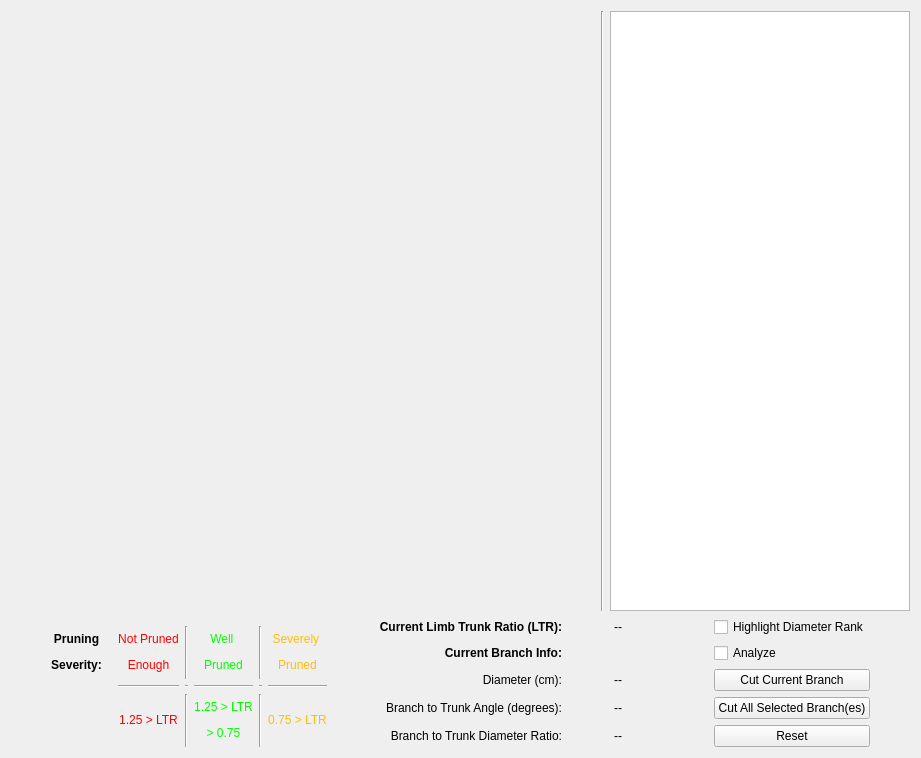
      <widget class="QWidget" name="manual">
       <attribute name="title">
        <string>Manual</string>
       </attribute>
       <layout class="QGridLayout" name="gridLayout_5">
        <item row="1" column="1">
         <layout class="QGridLayout" name="gridLayout">
          <item row="1" column="2">
           <spacer name="horizontalSpacer_7">
            <property name="orientation">
             <enum>Qt::Horizontal</enum>
            </property>
            <property name="sizeType">
             <enum>QSizePolicy::Preferred</enum>
            </property>
            <property name="sizeHint" stdset="0">
             <size>
              <width>40</width>
              <height>20</height>
             </size>
            </property>
           </spacer>
          </item>
          <item row="4" column="3">
           <widget class="QLabel" name="label_3">
            <property name="sizePolicy">
             <sizepolicy hsizetype="Preferred" vsizetype="Minimum">
              <horstretch>0</horstretch>
              <verstretch>0</verstretch>
             </sizepolicy>
            </property>
            <property name="minimumSize">
             <size>
              <width>0</width>
              <height>20</height>
             </size>
            </property>
            <property name="text">
             <string>&lt;html&gt;&lt;head/&gt;&lt;body&gt;&lt;p align=&quot;right&quot;&gt;Branch to Trunk Diameter Ratio:&lt;/p&gt;&lt;/body&gt;&lt;/html&gt;</string>
            </property>
           </widget>
          </item>
          <item row="0" column="6">
           <widget class="QCheckBox" name="cb_hlrank">
            <property name="text">
             <string>Highlight Diameter Rank</string>
            </property>
           </widget>
          </item>
          <item row="3" column="6">
           <widget class="QPushButton" name="pb_cut1">
            <property name="sizePolicy">
             <sizepolicy hsizetype="Minimum" vsizetype="Fixed">
              <horstretch>0</horstretch>
              <verstretch>0</verstretch>
             </sizepolicy>
            </property>
            <property name="text">
             <string>Cut All Selected Branch(es)</string>
            </property>
           </widget>
          </item>
          <item row="3" column="3">
           <widget class="QLabel" name="label_2">
            <property name="sizePolicy">
             <sizepolicy hsizetype="Preferred" vsizetype="Fixed">
              <horstretch>0</horstretch>
              <verstretch>0</verstretch>
             </sizepolicy>
            </property>
            <property name="minimumSize">
             <size>
              <width>0</width>
              <height>20</height>
             </size>
            </property>
            <property name="text">
             <string>&lt;html&gt;&lt;head/&gt;&lt;body&gt;&lt;p align=&quot;right&quot;&gt;Branch to Trunk Angle (degrees):&lt;/p&gt;&lt;/body&gt;&lt;/html&gt;</string>
            </property>
           </widget>
          </item>
          <item row="0" column="4">
           <widget class="QLabel" name="lb_ltratio1">
            <property name="text">
             <string>&lt;html&gt;&lt;head/&gt;&lt;body&gt;&lt;p align=&quot;center&quot;&gt;--&lt;/p&gt;&lt;/body&gt;&lt;/html&gt;</string>
            </property>
           </widget>
          </item>
          <item row="0" column="3">
           <widget class="QLabel" name="label_11">
            <property name="minimumSize">
             <size>
              <width>0</width>
              <height>20</height>
             </size>
            </property>
            <property name="text">
             <string>&lt;html&gt;&lt;head/&gt;&lt;body&gt;&lt;p align=&quot;right&quot;&gt;&lt;span style=&quot; font-weight:600;&quot;&gt;Current Limb Trunk Ratio (LTR):&lt;/span&gt;&lt;/p&gt;&lt;/body&gt;&lt;/html&gt;</string>
            </property>
           </widget>
          </item>
          <item row="1" column="6">
           <widget class="QCheckBox" name="cb_analyze">
            <property name="text">
             <string>Analyze</string>
            </property>
           </widget>
          </item>
          <item row="3" column="4">
           <widget class="QLabel" name="lb_angle1">
            <property name="sizePolicy">
             <sizepolicy hsizetype="Preferred" vsizetype="Minimum">
              <horstretch>0</horstretch>
              <verstretch>0</verstretch>
             </sizepolicy>
            </property>
            <property name="minimumSize">
             <size>
              <width>100</width>
              <height>0</height>
             </size>
            </property>
            <property name="text">
             <string>&lt;html&gt;&lt;head/&gt;&lt;body&gt;&lt;p align=&quot;center&quot;&gt;--&lt;/p&gt;&lt;/body&gt;&lt;/html&gt;</string>
            </property>
            <property name="alignment">
             <set>Qt::AlignCenter</set>
            </property>
           </widget>
          </item>
          <item row="2" column="6">
           <widget class="QPushButton" name="pb_cutCur1">
            <property name="text">
             <string>Cut Current Branch</string>
            </property>
           </widget>
          </item>
          <item row="4" column="6">
           <widget class="QPushButton" name="pb_reset1">
            <property name="text">
             <string>Reset</string>
            </property>
           </widget>
          </item>
          <item row="1" column="3">
           <widget class="QLabel" name="label_4">
            <property name="minimumSize">
             <size>
              <width>0</width>
              <height>20</height>
             </size>
            </property>
            <property name="text">
             <string>&lt;html&gt;&lt;head/&gt;&lt;body&gt;&lt;p align=&quot;right&quot;&gt;&lt;span style=&quot; font-weight:600;&quot;&gt;Current Branch Info:&lt;/span&gt;&lt;/p&gt;&lt;/body&gt;&lt;/html&gt;</string>
            </property>
           </widget>
          </item>
          <item row="2" column="4">
           <widget class="QLabel" name="lb_diameter1">
            <property name="sizePolicy">
             <sizepolicy hsizetype="Preferred" vsizetype="Minimum">
              <horstretch>0</horstretch>
              <verstretch>0</verstretch>
             </sizepolicy>
            </property>
            <property name="minimumSize">
             <size>
              <width>100</width>
              <height>0</height>
             </size>
            </property>
            <property name="text">
             <string>&lt;html&gt;&lt;head/&gt;&lt;body&gt;&lt;p align=&quot;center&quot;&gt;--&lt;/p&gt;&lt;/body&gt;&lt;/html&gt;</string>
            </property>
            <property name="alignment">
             <set>Qt::AlignCenter</set>
            </property>
           </widget>
          </item>
          <item row="4" column="4">
           <widget class="QLabel" name="lb_ratio1">
            <property name="sizePolicy">
             <sizepolicy hsizetype="Preferred" vsizetype="Minimum">
              <horstretch>0</horstretch>
              <verstretch>0</verstretch>
             </sizepolicy>
            </property>
            <property name="minimumSize">
             <size>
              <width>100</width>
              <height>0</height>
             </size>
            </property>
            <property name="text">
             <string>&lt;html&gt;&lt;head/&gt;&lt;body&gt;&lt;p align=&quot;center&quot;&gt;--&lt;/p&gt;&lt;/body&gt;&lt;/html&gt;</string>
            </property>
            <property name="alignment">
             <set>Qt::AlignCenter</set>
            </property>
           </widget>
          </item>
          <item row="2" column="3">
           <widget class="QLabel" name="label">
            <property name="sizePolicy">
             <sizepolicy hsizetype="Preferred" vsizetype="Fixed">
              <horstretch>0</horstretch>
              <verstretch>0</verstretch>
             </sizepolicy>
            </property>
            <property name="minimumSize">
             <size>
              <width>0</width>
              <height>20</height>
             </size>
            </property>
            <property name="text">
             <string>&lt;html&gt;&lt;head/&gt;&lt;body&gt;&lt;p align=&quot;right&quot;&gt;Diameter (cm):&lt;/p&gt;&lt;/body&gt;&lt;/html&gt;</string>
            </property>
           </widget>
          </item>
          <item row="2" column="5">
           <spacer name="horizontalSpacer_6">
            <property name="orientation">
             <enum>Qt::Horizontal</enum>
            </property>
            <property name="sizeType">
             <enum>QSizePolicy::Preferred</enum>
            </property>
            <property name="sizeHint" stdset="0">
             <size>
              <width>40</width>
              <height>20</height>
             </size>
            </property>
           </spacer>
          </item>
          <item row="1" column="7">
           <spacer name="horizontalSpacer_5">
            <property name="orientation">
             <enum>Qt::Horizontal</enum>
            </property>
            <property name="sizeHint" stdset="0">
             <size>
              <width>40</width>
              <height>20</height>
             </size>
            </property>
           </spacer>
          </item>
         </layout>
        </item>
        <item row="1" column="0">
         <layout class="QGridLayout" name="gridLayout_4">
          <item row="1" column="4">
           <widget class="QLabel" name="lb_sevmed1_3">
            <property name="frameShape">
             <enum>QFrame::NoFrame</enum>
            </property>
            <property name="text">
             <string>&lt;html&gt;&lt;head/&gt;&lt;body&gt;&lt;p align=&quot;center&quot;&gt;&lt;span style=&quot; color:#ff0000;&quot;&gt;Not Pruned&lt;/span&gt;&lt;/p&gt;&lt;p align=&quot;center&quot;&gt;&lt;span style=&quot; color:#ff0000;&quot;&gt;Enough&lt;/span&gt;&lt;/p&gt;&lt;/body&gt;&lt;/html&gt;</string>
            </property>
            <property name="alignment">
             <set>Qt::AlignCenter</set>
            </property>
           </widget>
          </item>
          <item row="1" column="5">
           <widget class="Line" name="line_9">
            <property name="orientation">
             <enum>Qt::Vertical</enum>
            </property>
           </widget>
          </item>
          <item row="3" column="4">
           <widget class="Line" name="line_2">
            <property name="orientation">
             <enum>Qt::Horizontal</enum>
            </property>
           </widget>
          </item>
          <item row="3" column="6">
           <widget class="Line" name="line_4">
            <property name="orientation">
             <enum>Qt::Horizontal</enum>
            </property>
           </widget>
          </item>
          <item row="4" column="7">
           <widget class="Line" name="line_14">
            <property name="orientation">
             <enum>Qt::Vertical</enum>
            </property>
           </widget>
          </item>
          <item row="4" column="5">
           <widget class="Line" name="line_13">
            <property name="orientation">
             <enum>Qt::Vertical</enum>
            </property>
           </widget>
          </item>
          <item row="1" column="8">
           <widget class="QLabel" name="lb_sevmed1_4">
            <property name="frameShape">
             <enum>QFrame::NoFrame</enum>
            </property>
            <property name="text">
             <string>&lt;html&gt;&lt;head/&gt;&lt;body&gt;&lt;p align=&quot;center&quot;&gt;&lt;span style=&quot; color:#ffbe00;&quot;&gt;Severely &lt;/span&gt;&lt;/p&gt;&lt;p align=&quot;center&quot;&gt;&lt;span style=&quot; color:#ffbe00;&quot;&gt;Pruned&lt;/span&gt;&lt;/p&gt;&lt;/body&gt;&lt;/html&gt;</string>
            </property>
            <property name="alignment">
             <set>Qt::AlignCenter</set>
            </property>
           </widget>
          </item>
          <item row="1" column="6">
           <widget class="QLabel" name="lb_sevmed1_2">
            <property name="frameShape">
             <enum>QFrame::NoFrame</enum>
            </property>
            <property name="text">
             <string>&lt;html&gt;&lt;head/&gt;&lt;body&gt;&lt;p align=&quot;center&quot;&gt;&lt;span style=&quot; color:#00ff00;&quot;&gt;Well &lt;/span&gt;&lt;/p&gt;&lt;p align=&quot;center&quot;&gt;&lt;span style=&quot; color:#00ff00;&quot;&gt;Pruned&lt;/span&gt;&lt;/p&gt;&lt;/body&gt;&lt;/html&gt;</string>
            </property>
            <property name="alignment">
             <set>Qt::AlignCenter</set>
            </property>
           </widget>
          </item>
          <item row="3" column="5">
           <widget class="Line" name="line_8">
            <property name="orientation">
             <enum>Qt::Horizontal</enum>
            </property>
           </widget>
          </item>
          <item row="3" column="8">
           <widget class="Line" name="line_5">
            <property name="orientation">
             <enum>Qt::Horizontal</enum>
            </property>
           </widget>
          </item>
          <item row="0" column="9">
           <widget class="Line" name="line_7">
            <property name="orientation">
             <enum>Qt::Horizontal</enum>
            </property>
           </widget>
          </item>
          <item row="4" column="4">
           <widget class="QLabel" name="lb_sevhigh1">
            <property name="sizePolicy">
             <sizepolicy hsizetype="Preferred" vsizetype="Preferred">
              <horstretch>0</horstretch>
              <verstretch>0</verstretch>
             </sizepolicy>
            </property>
            <property name="frameShape">
             <enum>QFrame::NoFrame</enum>
            </property>
            <property name="text">
             <string>&lt;html&gt;&lt;head/&gt;&lt;body&gt;&lt;p align=&quot;center&quot;&gt;&lt;span style=&quot; color:#ff0000;&quot;&gt;1.25 &amp;gt; LTR&lt;/span&gt;&lt;/p&gt;&lt;/body&gt;&lt;/html&gt;</string>
            </property>
            <property name="alignment">
             <set>Qt::AlignCenter</set>
            </property>
           </widget>
          </item>
          <item row="3" column="7">
           <widget class="Line" name="line_6">
            <property name="orientation">
             <enum>Qt::Horizontal</enum>
            </property>
           </widget>
          </item>
          <item row="4" column="6">
           <widget class="QLabel" name="lb_sevmed1">
            <property name="frameShape">
             <enum>QFrame::NoFrame</enum>
            </property>
            <property name="text">
             <string>&lt;html&gt;&lt;head/&gt;&lt;body&gt;&lt;p align=&quot;center&quot;&gt;&lt;span style=&quot; color:#00ff00;&quot;&gt;1.25 &amp;gt; LTR&lt;/span&gt;&lt;/p&gt;&lt;p align=&quot;center&quot;&gt;&lt;span style=&quot; color:#00ff00;&quot;&gt;&amp;gt; 0.75&lt;/span&gt;&lt;/p&gt;&lt;/body&gt;&lt;/html&gt;</string>
            </property>
            <property name="alignment">
             <set>Qt::AlignCenter</set>
            </property>
           </widget>
          </item>
          <item row="4" column="8">
           <widget class="QLabel" name="lb_sevlow1">
            <property name="frameShape">
             <enum>QFrame::NoFrame</enum>
            </property>
            <property name="text">
             <string>&lt;html&gt;&lt;head/&gt;&lt;body&gt;&lt;p align=&quot;center&quot;&gt;&lt;span style=&quot; color:#ffbe00;&quot;&gt;0.75 &amp;gt; LTR&lt;/span&gt;&lt;/p&gt;&lt;/body&gt;&lt;/html&gt;</string>
            </property>
            <property name="alignment">
             <set>Qt::AlignCenter</set>
            </property>
           </widget>
          </item>
          <item row="1" column="7">
           <widget class="Line" name="line_10">
            <property name="orientation">
             <enum>Qt::Vertical</enum>
            </property>
           </widget>
          </item>
          <item row="1" column="1">
           <spacer name="horizontalSpacer_10">
            <property name="orientation">
             <enum>Qt::Horizontal</enum>
            </property>
            <property name="sizeType">
             <enum>QSizePolicy::Preferred</enum>
            </property>
            <property name="sizeHint" stdset="0">
             <size>
              <width>40</width>
              <height>20</height>
             </size>
            </property>
           </spacer>
          </item>
          <item row="1" column="2">
           <widget class="QLabel" name="label_17">
            <property name="text">
             <string>&lt;html&gt;&lt;head/&gt;&lt;body&gt;&lt;p align=&quot;center&quot;&gt;&lt;span style=&quot; font-weight:600;&quot;&gt;Pruning&lt;/span&gt;&lt;/p&gt;&lt;p align=&quot;center&quot;&gt;&lt;span style=&quot; font-weight:600;&quot;&gt;Severity:&lt;/span&gt;&lt;/p&gt;&lt;/body&gt;&lt;/html&gt;</string>
            </property>
           </widget>
          </item>
          <item row="1" column="3">
           <spacer name="horizontalSpacer_11">
            <property name="orientation">
             <enum>Qt::Horizontal</enum>
            </property>
            <property name="sizeType">
             <enum>QSizePolicy::Minimum</enum>
            </property>
            <property name="sizeHint" stdset="0">
             <size>
              <width>10</width>
              <height>20</height>
             </size>
            </property>
           </spacer>
          </item>
         </layout>
        </item>
        <item row="0" column="0" colspan="2">
         <layout class="QHBoxLayout" name="horizontalLayout_2">
          <item>
           <widget class="myGLWidget" name="mesh1" native="true">
            <property name="sizePolicy">
             <sizepolicy hsizetype="Expanding" vsizetype="Expanding">
              <horstretch>2</horstretch>
              <verstretch>2</verstretch>
             </sizepolicy>
            </property>
            <property name="minimumSize">
             <size>
              <width>410</width>
              <height>320</height>
             </size>
            </property>
           </widget>
          </item>
          <item>
           <widget class="Line" name="line">
            <property name="orientation">
             <enum>Qt::Vertical</enum>
            </property>
           </widget>
          </item>
          <item>
           <widget class="myPicWidget" name="picview1">
            <property name="sizePolicy">
             <sizepolicy hsizetype="Minimum" vsizetype="Minimum">
              <horstretch>0</horstretch>
              <verstretch>1</verstretch>
             </sizepolicy>
            </property>
            <property name="minimumSize">
             <size>
              <width>300</width>
              <height>600</height>
             </size>
            </property>
           </widget>
          </item>
         </layout>
        </item>
       </layout>
      </widget>
